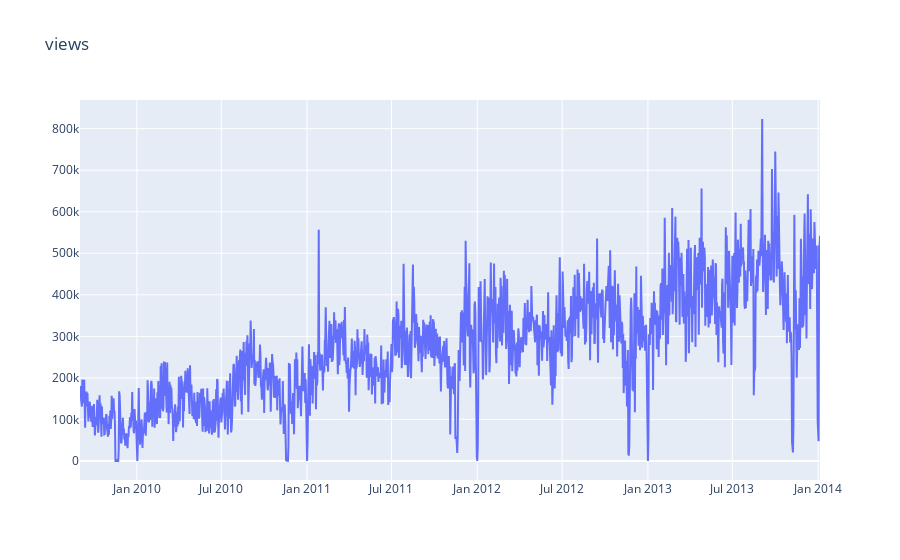

The notebook cell this image was saved under:
### Code cell
#view_statistics.plot(figsize=(12,6))
plotly_df(view_statistics, title="views")

### Figure 1 — Plotly figure (JSON) as saved in the notebook; plotly's stock layout.template omitted (floating-point values rounded to 4 significant figures; data arrays with more than 128 entries replaced by an {"elided": "..."} marker saying what was removed)
{"data": [{"mode": "lines", "name": "qty", "type": "scatter", "x": {"elided": "1587 str values"}, "y": {"elided": "1587 int values"}}], "layout": {"title": {"text": "views"}}}
